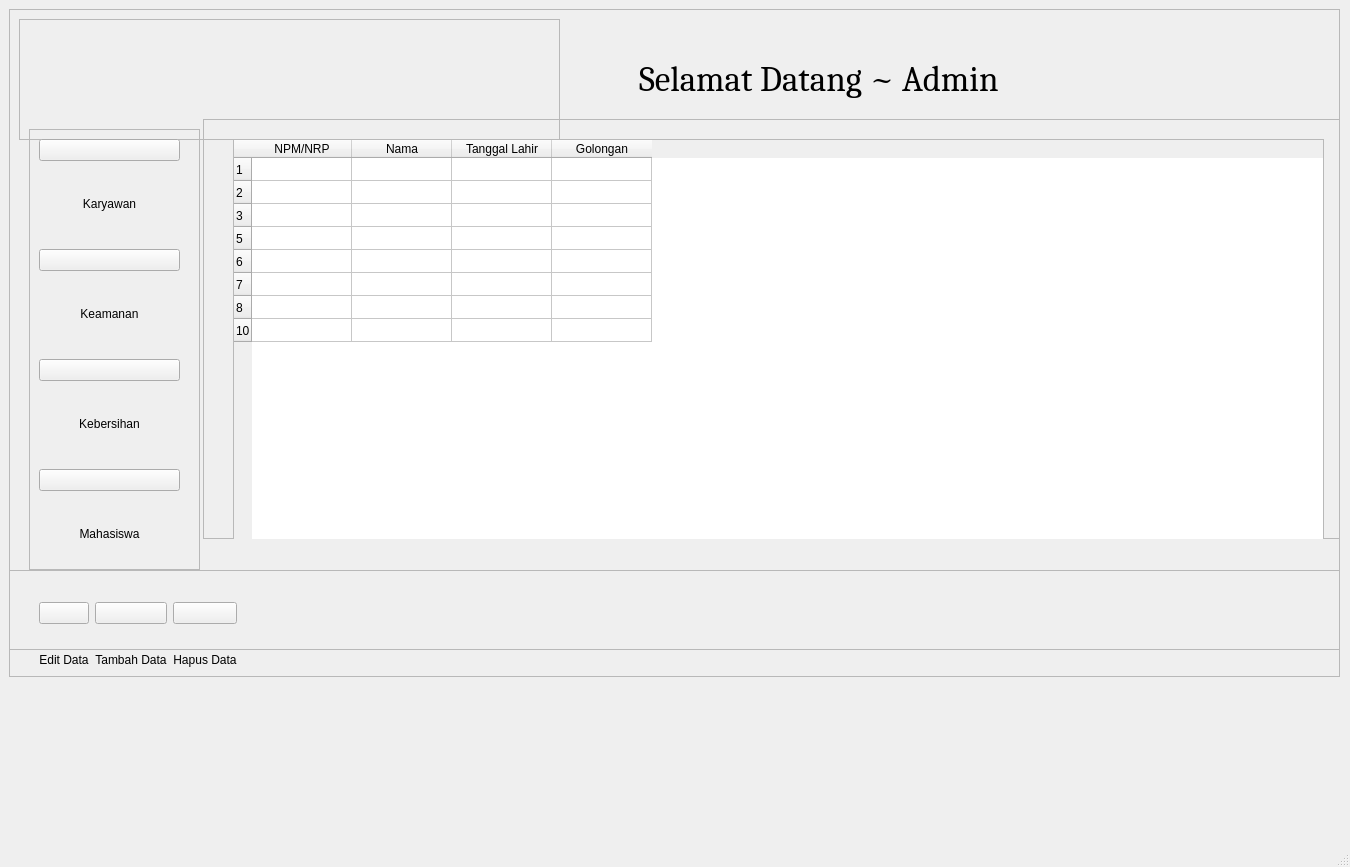
<?xml version="1.0" encoding="UTF-8"?>
<ui version="4.0">
 <class>MainWindow</class>
 <widget class="QMainWindow" name="MainWindow">
  <property name="geometry">
   <rect>
    <x>0</x>
    <y>0</y>
    <width>1350</width>
    <height>867</height>
   </rect>
  </property>
  <property name="windowTitle">
   <string>MainWindow</string>
  </property>
  <widget class="QWidget" name="centralwidget">
   <widget class="QFrame" name="frame">
    <property name="geometry">
     <rect>
      <x>9</x>
      <y>9</y>
      <width>1331</width>
      <height>641</height>
     </rect>
    </property>
    <property name="frameShape">
     <enum>QFrame::StyledPanel</enum>
    </property>
    <property name="frameShadow">
     <enum>QFrame::Raised</enum>
    </property>
    <widget class="QFrame" name="frame_5">
     <property name="geometry">
      <rect>
       <x>194</x>
       <y>110</y>
       <width>1141</width>
       <height>420</height>
      </rect>
     </property>
     <property name="frameShape">
      <enum>QFrame::StyledPanel</enum>
     </property>
     <property name="frameShadow">
      <enum>QFrame::Raised</enum>
     </property>
     <widget class="QTableWidget" name="tableWidget">
      <property name="geometry">
       <rect>
        <x>30</x>
        <y>20</y>
        <width>1091</width>
        <height>401</height>
       </rect>
      </property>
      <property name="frameShadow">
       <enum>QFrame::Raised</enum>
      </property>
      <attribute name="horizontalHeaderVisible">
       <bool>true</bool>
      </attribute>
      <attribute name="horizontalHeaderCascadingSectionResizes">
       <bool>false</bool>
      </attribute>
      <attribute name="horizontalHeaderHighlightSections">
       <bool>true</bool>
      </attribute>
      <attribute name="horizontalHeaderShowSortIndicator" stdset="0">
       <bool>false</bool>
      </attribute>
      <attribute name="horizontalHeaderStretchLastSection">
       <bool>false</bool>
      </attribute>
      <attribute name="verticalHeaderVisible">
       <bool>true</bool>
      </attribute>
      <attribute name="verticalHeaderCascadingSectionResizes">
       <bool>false</bool>
      </attribute>
      <attribute name="verticalHeaderDefaultSectionSize">
       <number>23</number>
      </attribute>
      <attribute name="verticalHeaderHighlightSections">
       <bool>true</bool>
      </attribute>
      <row>
       <property name="text">
        <string>1</string>
       </property>
      </row>
      <row>
       <property name="text">
        <string>2</string>
       </property>
      </row>
      <row>
       <property name="text">
        <string>3</string>
       </property>
      </row>
      <row>
       <property name="text">
        <string>5</string>
       </property>
      </row>
      <row>
       <property name="text">
        <string>6</string>
       </property>
      </row>
      <row>
       <property name="text">
        <string>7</string>
       </property>
      </row>
      <row>
       <property name="text">
        <string>8</string>
       </property>
      </row>
      <row>
       <property name="text">
        <string>10</string>
       </property>
      </row>
      <column>
       <property name="text">
        <string>NPM/NRP</string>
       </property>
      </column>
      <column>
       <property name="text">
        <string>Nama</string>
       </property>
      </column>
      <column>
       <property name="text">
        <string>Tanggal Lahir</string>
       </property>
      </column>
      <column>
       <property name="text">
        <string>Golongan</string>
       </property>
      </column>
     </widget>
    </widget>
    <widget class="QFrame" name="frame_3">
     <property name="geometry">
      <rect>
       <x>570</x>
       <y>10</y>
       <width>470</width>
       <height>100</height>
      </rect>
     </property>
     <property name="frameShape">
      <enum>QFrame::NoFrame</enum>
     </property>
     <property name="frameShadow">
      <enum>QFrame::Plain</enum>
     </property>
     <widget class="QLabel" name="label">
      <property name="geometry">
       <rect>
        <x>60</x>
        <y>40</y>
        <width>383</width>
        <height>41</height>
       </rect>
      </property>
      <property name="font">
       <font>
        <family>Cambria</family>
        <pointsize>26</pointsize>
       </font>
      </property>
      <property name="text">
       <string>Selamat Datang ~ Admin</string>
      </property>
     </widget>
    </widget>
    <widget class="QFrame" name="frame_6">
     <property name="geometry">
      <rect>
       <x>10</x>
       <y>10</y>
       <width>541</width>
       <height>121</height>
      </rect>
     </property>
     <property name="frameShape">
      <enum>QFrame::StyledPanel</enum>
     </property>
     <property name="frameShadow">
      <enum>QFrame::Raised</enum>
     </property>
     <layout class="QGridLayout" name="gridLayout_4">
      <item row="1" column="0">
       <spacer name="verticalSpacer">
        <property name="orientation">
         <enum>Qt::Vertical</enum>
        </property>
        <property name="sizeHint" stdset="0">
         <size>
          <width>17</width>
          <height>17</height>
         </size>
        </property>
       </spacer>
      </item>
      <item row="0" column="1">
       <spacer name="horizontalSpacer_2">
        <property name="orientation">
         <enum>Qt::Horizontal</enum>
        </property>
        <property name="sizeHint" stdset="0">
         <size>
          <width>40</width>
          <height>20</height>
         </size>
        </property>
       </spacer>
      </item>
      <item row="0" column="0">
       <layout class="QHBoxLayout" name="horizontalLayout">
        <item>
         <widget class="QLabel" name="label_9">
          <property name="text">
           <string/>
          </property>
          <property name="pixmap">
           <pixmap resource="img_rsc.qrc">:/images/img/upn logo.png</pixmap>
          </property>
         </widget>
        </item>
        <item>
         <widget class="QLabel" name="label_10">
          <property name="text">
           <string/>
          </property>
          <property name="pixmap">
           <pixmap resource="img_rsc.qrc">:/images/img/poli gigi logo.png</pixmap>
          </property>
         </widget>
        </item>
       </layout>
      </item>
     </layout>
    </widget>
    <widget class="QFrame" name="frame_2">
     <property name="geometry">
      <rect>
       <x>20</x>
       <y>120</y>
       <width>171</width>
       <height>441</height>
      </rect>
     </property>
     <property name="frameShape">
      <enum>QFrame::StyledPanel</enum>
     </property>
     <property name="frameShadow">
      <enum>QFrame::Raised</enum>
     </property>
     <widget class="QWidget" name="layoutWidget">
      <property name="geometry">
       <rect>
        <x>10</x>
        <y>10</y>
        <width>141</width>
        <height>101</height>
       </rect>
      </property>
      <layout class="QVBoxLayout" name="verticalLayout_7">
       <item>
        <widget class="QPushButton" name="pushButton">
         <property name="text">
          <string/>
         </property>
         <property name="icon">
          <iconset resource="img_rsc.qrc">
           <normaloff>:/images/img/karyawan.png</normaloff>:/images/img/karyawan.png</iconset>
         </property>
         <property name="iconSize">
          <size>
           <width>85</width>
           <height>85</height>
          </size>
         </property>
        </widget>
       </item>
       <item>
        <widget class="QLabel" name="label_5">
         <property name="text">
          <string>Karyawan</string>
         </property>
         <property name="alignment">
          <set>Qt::AlignCenter</set>
         </property>
        </widget>
       </item>
      </layout>
     </widget>
     <widget class="QWidget" name="layoutWidget">
      <property name="geometry">
       <rect>
        <x>10</x>
        <y>120</y>
        <width>141</width>
        <height>101</height>
       </rect>
      </property>
      <layout class="QVBoxLayout" name="verticalLayout_6">
       <item>
        <widget class="QPushButton" name="pushButton_2">
         <property name="text">
          <string/>
         </property>
         <property name="icon">
          <iconset resource="img_rsc.qrc">
           <normaloff>:/images/img/satpam.png</normaloff>:/images/img/satpam.png</iconset>
         </property>
         <property name="iconSize">
          <size>
           <width>85</width>
           <height>85</height>
          </size>
         </property>
        </widget>
       </item>
       <item>
        <widget class="QLabel" name="label_6">
         <property name="text">
          <string>Keamanan</string>
         </property>
         <property name="alignment">
          <set>Qt::AlignCenter</set>
         </property>
        </widget>
       </item>
      </layout>
     </widget>
     <widget class="QWidget" name="layoutWidget">
      <property name="geometry">
       <rect>
        <x>10</x>
        <y>230</y>
        <width>141</width>
        <height>101</height>
       </rect>
      </property>
      <layout class="QVBoxLayout" name="verticalLayout_5">
       <item>
        <widget class="QPushButton" name="pushButton_3">
         <property name="text">
          <string/>
         </property>
         <property name="icon">
          <iconset resource="img_rsc.qrc">
           <normaloff>:/images/img/cs.png</normaloff>:/images/img/cs.png</iconset>
         </property>
         <property name="iconSize">
          <size>
           <width>85</width>
           <height>85</height>
          </size>
         </property>
        </widget>
       </item>
       <item>
        <widget class="QLabel" name="label_7">
         <property name="text">
          <string>Kebersihan</string>
         </property>
         <property name="alignment">
          <set>Qt::AlignCenter</set>
         </property>
        </widget>
       </item>
      </layout>
     </widget>
     <widget class="QWidget" name="layoutWidget">
      <property name="geometry">
       <rect>
        <x>10</x>
        <y>340</y>
        <width>141</width>
        <height>101</height>
       </rect>
      </property>
      <layout class="QVBoxLayout" name="verticalLayout_8">
       <item>
        <widget class="QPushButton" name="pushButton_4">
         <property name="text">
          <string/>
         </property>
         <property name="icon">
          <iconset resource="img_rsc.qrc">
           <normaloff>:/images/img/mahasiswa.png</normaloff>:/images/img/mahasiswa.png</iconset>
         </property>
         <property name="iconSize">
          <size>
           <width>85</width>
           <height>85</height>
          </size>
         </property>
        </widget>
       </item>
       <item>
        <widget class="QLabel" name="label_8">
         <property name="text">
          <string>Mahasiswa</string>
         </property>
         <property name="alignment">
          <set>Qt::AlignCenter</set>
         </property>
        </widget>
       </item>
      </layout>
     </widget>
    </widget>
   </widget>
   <widget class="QFrame" name="frame_4">
    <property name="geometry">
     <rect>
      <x>9</x>
      <y>570</y>
      <width>1331</width>
      <height>107</height>
     </rect>
    </property>
    <property name="frameShape">
     <enum>QFrame::StyledPanel</enum>
    </property>
    <property name="frameShadow">
     <enum>QFrame::Raised</enum>
    </property>
    <layout class="QGridLayout" name="gridLayout">
     <item row="1" column="2">
      <widget class="QLabel" name="label_3">
       <property name="text">
        <string>Tambah Data</string>
       </property>
       <property name="alignment">
        <set>Qt::AlignCenter</set>
       </property>
      </widget>
     </item>
     <item row="0" column="1">
      <widget class="QPushButton" name="pushButton_6">
       <property name="text">
        <string/>
       </property>
       <property name="icon">
        <iconset resource="img_rsc.qrc">
         <normaloff>:/images/img/edit.png</normaloff>:/images/img/edit.png</iconset>
       </property>
       <property name="iconSize">
        <size>
         <width>60</width>
         <height>60</height>
        </size>
       </property>
      </widget>
     </item>
     <item row="1" column="3">
      <widget class="QLabel" name="label_12">
       <property name="text">
        <string>Hapus Data</string>
       </property>
       <property name="alignment">
        <set>Qt::AlignCenter</set>
       </property>
      </widget>
     </item>
     <item row="1" column="1">
      <widget class="QLabel" name="label_2">
       <property name="text">
        <string>Edit Data</string>
       </property>
       <property name="alignment">
        <set>Qt::AlignCenter</set>
       </property>
      </widget>
     </item>
     <item row="0" column="0">
      <spacer name="verticalSpacer_3">
       <property name="orientation">
        <enum>Qt::Vertical</enum>
       </property>
       <property name="sizeHint" stdset="0">
        <size>
         <width>20</width>
         <height>65</height>
        </size>
       </property>
      </spacer>
     </item>
     <item row="0" column="2">
      <widget class="QPushButton" name="pushButton_5">
       <property name="text">
        <string/>
       </property>
       <property name="icon">
        <iconset resource="img_rsc.qrc">
         <normaloff>:/images/img/data_baru.png</normaloff>:/images/img/data_baru.png</iconset>
       </property>
       <property name="iconSize">
        <size>
         <width>60</width>
         <height>60</height>
        </size>
       </property>
      </widget>
     </item>
     <item row="0" column="3">
      <widget class="QPushButton" name="pushButton_8">
       <property name="text">
        <string/>
       </property>
       <property name="icon">
        <iconset resource="img_rsc.qrc">
         <normaloff>:/images/img/hapus_data.png</normaloff>:/images/img/hapus_data.png</iconset>
       </property>
       <property name="iconSize">
        <size>
         <width>60</width>
         <height>60</height>
        </size>
       </property>
      </widget>
     </item>
     <item row="0" column="4">
      <spacer name="horizontalSpacer_4">
       <property name="orientation">
        <enum>Qt::Horizontal</enum>
       </property>
       <property name="sizeHint" stdset="0">
        <size>
         <width>690</width>
         <height>20</height>
        </size>
       </property>
      </spacer>
     </item>
    </layout>
   </widget>
  </widget>
  <widget class="QMenuBar" name="menubar">
   <property name="geometry">
    <rect>
     <x>0</x>
     <y>0</y>
     <width>1350</width>
     <height>21</height>
    </rect>
   </property>
  </widget>
  <widget class="QStatusBar" name="statusbar"/>
 </widget>
 <resources>
  <include location="img_rsc.qrc"/>
 </resources>
 <connections/>
</ui>
